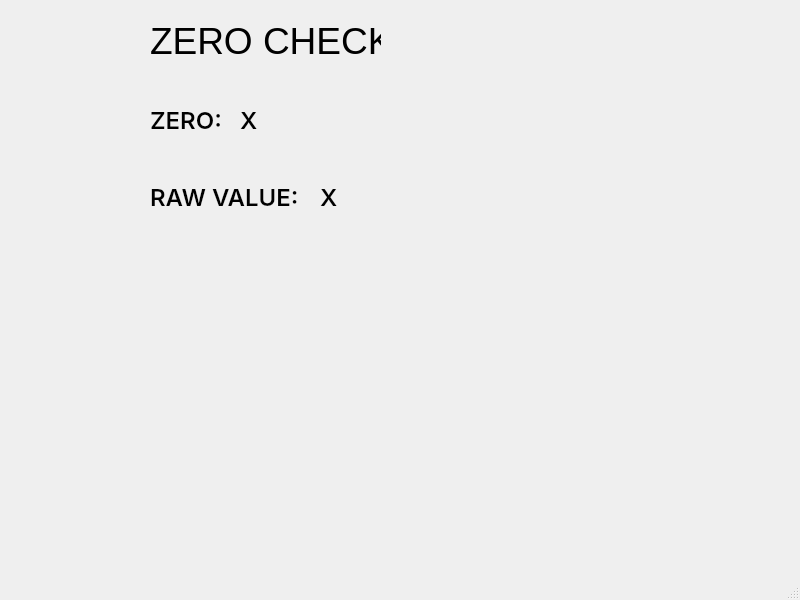
<?xml version="1.0" encoding="UTF-8"?>
<ui version="4.0">
 <class>MainWindow</class>
 <widget class="QMainWindow" name="MainWindow">
  <property name="geometry">
   <rect>
    <x>0</x>
    <y>0</y>
    <width>800</width>
    <height>600</height>
   </rect>
  </property>
  <property name="windowTitle">
   <string>MainWindow</string>
  </property>
  <widget class="QWidget" name="centralwidget">
   <widget class="QLabel" name="label">
    <property name="geometry">
     <rect>
      <x>150</x>
      <y>10</y>
      <width>231</width>
      <height>61</height>
     </rect>
    </property>
    <property name="font">
     <font>
      <pointsize>28</pointsize>
     </font>
    </property>
    <property name="text">
     <string>ZERO CHECK</string>
    </property>
   </widget>
   <widget class="QWidget" name="verticalLayoutWidget">
    <property name="geometry">
     <rect>
      <x>150</x>
      <y>80</y>
      <width>174</width>
      <height>80</height>
     </rect>
    </property>
    <layout class="QVBoxLayout" name="verticalLayout">
     <item>
      <layout class="QHBoxLayout" name="horizontalLayout_2" stretch="0,0">
       <item>
        <widget class="QLabel" name="label_3">
         <property name="font">
          <font>
           <family>Inter SemiBold</family>
           <pointsize>18</pointsize>
          </font>
         </property>
         <property name="text">
          <string>ZERO:</string>
         </property>
        </widget>
       </item>
       <item>
        <widget class="QLabel" name="ZeroValue">
         <property name="font">
          <font>
           <family>Inter SemiBold</family>
           <pointsize>18</pointsize>
          </font>
         </property>
         <property name="text">
          <string>X</string>
         </property>
        </widget>
       </item>
      </layout>
     </item>
    </layout>
   </widget>
   <widget class="QLabel" name="RawValue">
    <property name="geometry">
     <rect>
      <x>320</x>
      <y>180</y>
      <width>231</width>
      <height>34</height>
     </rect>
    </property>
    <property name="font">
     <font>
      <family>Inter SemiBold</family>
      <pointsize>18</pointsize>
     </font>
    </property>
    <property name="text">
     <string>X</string>
    </property>
   </widget>
   <widget class="QLabel" name="label_2">
    <property name="geometry">
     <rect>
      <x>150</x>
      <y>180</y>
      <width>147</width>
      <height>34</height>
     </rect>
    </property>
    <property name="font">
     <font>
      <family>Inter SemiBold</family>
      <pointsize>18</pointsize>
     </font>
    </property>
    <property name="text">
     <string>RAW VALUE:</string>
    </property>
   </widget>
  </widget>
  <widget class="QMenuBar" name="menubar">
   <property name="geometry">
    <rect>
     <x>0</x>
     <y>0</y>
     <width>800</width>
     <height>21</height>
    </rect>
   </property>
  </widget>
  <widget class="QStatusBar" name="statusbar"/>
 </widget>
 <resources/>
 <connections/>
</ui>
